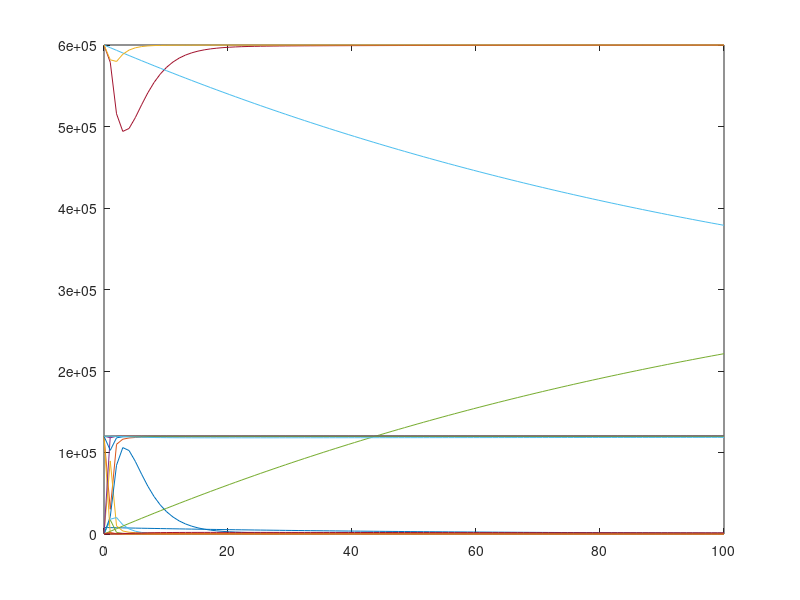

Write the MATLAB code that produced this figure.
% This file works with OCTAVE and is automatically generated with 
% the System Biology Format Converter (http://sbfc.sourceforge.net/)
% from an SBML file.
% To run this file with Matlab you must edit the comments providing
% the definition of the ode solver and the signature for the 
% xdot function.
%
% The conversion system has the following limitations:
%  - You may have to re order some reactions and Assignment Rules definition
%  - Delays are not taken into account
%  - You should change the lsode parameters (start, end, steps) to get better results
%

%
% Model name = Bianconi2012 - EGFR and IGF1R pathway in lung cancer
%
% is http://identifiers.org/biomodels.db/MODEL1209230000
% is http://identifiers.org/biomodels.db/BIOMD0000000427
% isDescribedBy http://identifiers.org/pubmed/21620944
%


function main()
%Initial conditions vector
	x0=zeros(21,1);
	x0(1) = 8000.0;
	x0(2) = 120000.0;
	x0(3) = 0.0;
	x0(4) = 120000.0;
	x0(5) = 0.0;
	x0(6) = 0.0;
	x0(7) = 600000.0;
	x0(8) = 0.0;
	x0(9) = 800.0;
	x0(10) = 120000.0;
	x0(11) = 0.0;
	x0(12) = 0.0;
	x0(13) = 600000.0;
	x0(14) = 120000.0;
	x0(15) = 120000.0;
	x0(16) = 0.0;
	x0(17) = 600000.0;
	x0(18) = 120000.0;
	x0(19) = 120000.0;
	x0(20) = 120000.0;
	x0(21) = 0.0;


% Depending on whether you are using Octave or Matlab,
% you should comment / uncomment one of the following blocks.
% This should also be done for the definition of the function f below.
% Start Matlab code
%	tspan=[0:0.01:100];
%	opts = odeset('AbsTol',1e-3);
%	[t,x]=ode23tb(@f,tspan,x0,opts);
% End Matlab code

% Start Octave code
	t=linspace(0,100,100);
	x=lsode('f',x0,t);
% End Octave code


	plot(t,x);
end



% Depending on whether you are using Octave or Matlab,
% you should comment / uncomment one of the following blocks.
% This should also be done for the definition of the function f below.
% Start Matlab code
%function xdot=f(t,x)
% End Matlab code

% Start Octave code
function xdot=f(x,t)
% End Octave code

% Compartment: id = cell_nsclc, name = cell_nsclc, constant
	compartment_cell_nsclc=1.0;
% Parameter:   id =  gamma_IGFR, name = gamma_IGFR
	global_par_gamma_IGFR=0.02;
% Parameter:   id =  kd_PI3K_a, name = kd_PI3K_a
	global_par_kd_PI3K_a=0.005;
% Parameter:   id =  k_P90Rsk_ERKActive, name = k_P90Rsk_ERKActive
	global_par_k_P90Rsk_ERKActive=0.0213697;
% Parameter:   id =  KM_P90Rsk_ERKActive, name = KM_P90Rsk_ERKActive
	global_par_KM_P90Rsk_ERKActive=763523.0;
% Parameter:   id =  gamma_EGFR, name = gamma_EGFR
	global_par_gamma_EGFR=0.02;

% Reaction: id = SOS_conformational_activation, name = SOS conformational activation	% Local Parameter:   id =  k_SOS_E, name = k_SOS_E
	reaction_SOS_conformational_activation_k_SOS_E=694.731;
	% Local Parameter:   id =  n_SOS, name = n_SOS
	reaction_SOS_conformational_activation_n_SOS=1.0;
	% Local Parameter:   id =  KM_SOS_E, name = KM_SOS_E
	reaction_SOS_conformational_activation_KM_SOS_E=6086070.0;

	reaction_SOS_conformational_activation=reaction_SOS_conformational_activation_k_SOS_E*x(1)*x(2)^reaction_SOS_conformational_activation_n_SOS/(reaction_SOS_conformational_activation_KM_SOS_E^reaction_SOS_conformational_activation_n_SOS+x(2)^reaction_SOS_conformational_activation_n_SOS);

% Reaction: id = kRas_Activation, name = kRas Activation	% Local Parameter:   id =  k_Ras_SOS, name = k_Ras_SOS
	reaction_kRas_Activation_k_Ras_SOS=32.344;
	% Local Parameter:   id =  n_Ras_SOS, name = n_Ras_SOS
	reaction_kRas_Activation_n_Ras_SOS=1.0;
	% Local Parameter:   id =  KM_Ras_SOS, name = KM_Ras_SOS
	reaction_kRas_Activation_KM_Ras_SOS=35954.3;

	reaction_kRas_Activation=x(3)*reaction_kRas_Activation_k_Ras_SOS*x(15)^reaction_kRas_Activation_n_Ras_SOS/(reaction_kRas_Activation_KM_Ras_SOS^reaction_kRas_Activation_n_Ras_SOS+x(15)^reaction_kRas_Activation_n_Ras_SOS);

% Reaction: id = EGFR_degradation, name = EGFR degradation
	reaction_EGFR_degradation=global_par_gamma_EGFR*x(1);

% Reaction: id = ERK_activationBy_Mek, name = ERK activation by Mek	% Local Parameter:   id =  k_ERK_MekActive, name = k_ERK_MekActive
	reaction_ERK_activationBy_Mek_k_ERK_MekActive=9.85367;
	% Local Parameter:   id =  KM_ERK_MekActive, name = KM_ERK_MekActive
	reaction_ERK_activationBy_Mek_KM_ERK_MekActive=1007340.0;

	reaction_ERK_activationBy_Mek=x(6)*reaction_ERK_activationBy_Mek_k_ERK_MekActive*x(7)/(reaction_ERK_activationBy_Mek_KM_ERK_MekActive+x(7));

% Reaction: id = SOS_deactivationBy_P90, name = SOS deactivation by P90	% Local Parameter:   id =  k_D_SOS_P90Rsk, name = k_D_SOS_P90Rsk
	reaction_SOS_deactivationBy_P90_k_D_SOS_P90Rsk=161197.0;
	% Local Parameter:   id =  n_D_SOS, name = n_D_SOS
	reaction_SOS_deactivationBy_P90_n_D_SOS=1.0;
	% Local Parameter:   id =  KM_D_SOS_P90Rsk, name = KM_D_SOS_P90Rsk
	reaction_SOS_deactivationBy_P90_KM_D_SOS_P90Rsk=896896.0;

	reaction_SOS_deactivationBy_P90=x(21)*reaction_SOS_deactivationBy_P90_k_D_SOS_P90Rsk*x(3)^reaction_SOS_deactivationBy_P90_n_D_SOS/(reaction_SOS_deactivationBy_P90_KM_D_SOS_P90Rsk^reaction_SOS_deactivationBy_P90_n_D_SOS+x(3)^reaction_SOS_deactivationBy_P90_n_D_SOS);

% Reaction: id = SOS_activationBy_IGF, name = SOS activation by IGF	% Local Parameter:   id =  k_A_SOS_I, name = k_A_SOS_I
	reaction_SOS_activationBy_IGF_k_A_SOS_I=500.0;
	% Local Parameter:   id =  n_A_SOS_I, name = n_A_SOS_I
	reaction_SOS_activationBy_IGF_n_A_SOS_I=1.0;
	% Local Parameter:   id =  KM_A_SOS_I, name = KM_A_SOS_I
	reaction_SOS_activationBy_IGF_KM_A_SOS_I=100000.0;

	reaction_SOS_activationBy_IGF=x(9)*reaction_SOS_activationBy_IGF_k_A_SOS_I*x(2)^reaction_SOS_activationBy_IGF_n_A_SOS_I/(reaction_SOS_activationBy_IGF_KM_A_SOS_I^reaction_SOS_activationBy_IGF_n_A_SOS_I+x(2)^reaction_SOS_activationBy_IGF_n_A_SOS_I);

% Reaction: id = PI3KCA_activationBy_IGF1R, name = PI3KCA activation by IGF1R	% Local Parameter:   id =  k_PI3K_IGF1R, name = k_PI3K_IGF1R
	reaction_PI3KCA_activationBy_IGF1R_k_PI3K_IGF1R=10.6737;
	% Local Parameter:   id =  n_PI3K_I, name = n_PI3K_I
	reaction_PI3KCA_activationBy_IGF1R_n_PI3K_I=1.0;
	% Local Parameter:   id =  KM_PI3K_IGF1R, name = KM_PI3K_IGF1R
	reaction_PI3KCA_activationBy_IGF1R_KM_PI3K_IGF1R=184912.0;

	reaction_PI3KCA_activationBy_IGF1R=x(9)*reaction_PI3KCA_activationBy_IGF1R_k_PI3K_IGF1R*x(10)^reaction_PI3KCA_activationBy_IGF1R_n_PI3K_I/(reaction_PI3KCA_activationBy_IGF1R_KM_PI3K_IGF1R^reaction_PI3KCA_activationBy_IGF1R_n_PI3K_I+x(10)^reaction_PI3KCA_activationBy_IGF1R_n_PI3K_I);

% Reaction: id = PI3KCA_activationBy_EGF, name = PI3KCA activation by EGF	% Local Parameter:   id =  k_PI3K_EGF1R, name = k_PI3K_EGF1R
	reaction_PI3KCA_activationBy_EGF_k_PI3K_EGF1R=10.6737;
	% Local Parameter:   id =  n_PI3K_E, name = n_PI3K_E
	reaction_PI3KCA_activationBy_EGF_n_PI3K_E=1.0;
	% Local Parameter:   id =  KM_PI3K_EGF1R, name = KM_PI3K_EGF1R
	reaction_PI3KCA_activationBy_EGF_KM_PI3K_EGF1R=184912.0;

	reaction_PI3KCA_activationBy_EGF=x(1)*reaction_PI3KCA_activationBy_EGF_k_PI3K_EGF1R*x(1)*x(10)^reaction_PI3KCA_activationBy_EGF_n_PI3K_E/(reaction_PI3KCA_activationBy_EGF_KM_PI3K_EGF1R^reaction_PI3KCA_activationBy_EGF_n_PI3K_E+x(10)^reaction_PI3KCA_activationBy_EGF_n_PI3K_E);

% Reaction: id = Akt_activationBy_PI3KCA, name = Akt activation by PI3KCA	% Local Parameter:   id =  k_AKT_PI3K, name = k_AKT_PI3K
	reaction_Akt_activationBy_PI3KCA_k_AKT_PI3K=0.0566279;
	% Local Parameter:   id =  n_AKT_PI3K, name = n_AKT_PI3K
	reaction_Akt_activationBy_PI3KCA_n_AKT_PI3K=1.0;
	% Local Parameter:   id =  KM_AKT_PI3K, name = KM_AKT_PI3K
	reaction_Akt_activationBy_PI3KCA_KM_AKT_PI3K=653951.0;

	reaction_Akt_activationBy_PI3KCA=x(11)*reaction_Akt_activationBy_PI3KCA_k_AKT_PI3K*x(13)^reaction_Akt_activationBy_PI3KCA_n_AKT_PI3K/(reaction_Akt_activationBy_PI3KCA_KM_AKT_PI3K^reaction_Akt_activationBy_PI3KCA_n_AKT_PI3K+x(13)^reaction_Akt_activationBy_PI3KCA_n_AKT_PI3K);

% Reaction: id = Akt_deactivation, name = Akt deactivation	% Local Parameter:   id =  kd_AKT, name = kd_AKT
	reaction_Akt_deactivation_kd_AKT=0.005;

	reaction_Akt_deactivation=reaction_Akt_deactivation_kd_AKT*x(12);

% Reaction: id = ERK_deactivationBy_PP2A, name = ERK deactivation by PP2A	% Local Parameter:   id =  k_ERKactive_PP2A, name = k_ERKactive_PP2A
	reaction_ERK_deactivationBy_PP2A_k_ERKactive_PP2A=8.8912;
	% Local Parameter:   id =  n_ERKactive_PP2A, name = n_ERKactive_PP2A
	reaction_ERK_deactivationBy_PP2A_n_ERKactive_PP2A=1.0;
	% Local Parameter:   id =  KM_ERKactive_PP2A, name = KM_ERKactive_PP2A
	reaction_ERK_deactivationBy_PP2A_KM_ERKactive_PP2A=3496490.0;

	reaction_ERK_deactivationBy_PP2A=x(14)*reaction_ERK_deactivationBy_PP2A_k_ERKactive_PP2A*x(8)^reaction_ERK_deactivationBy_PP2A_n_ERKactive_PP2A/(reaction_ERK_deactivationBy_PP2A_KM_ERKactive_PP2A^reaction_ERK_deactivationBy_PP2A_n_ERKactive_PP2A+x(8)^reaction_ERK_deactivationBy_PP2A_n_ERKactive_PP2A);

% Reaction: id = PI3KCA_activationBy_kRas, name = PI3KCA activation by kRas	% Local Parameter:   id =  k_PI3K_Ras, name = k_PI3K_Ras
	reaction_PI3KCA_activationBy_kRas_k_PI3K_Ras=0.0771067;
	% Local Parameter:   id =  n_PI3K_Ras, name = n_PI3K_Ras
	reaction_PI3KCA_activationBy_kRas_n_PI3K_Ras=1.0;
	% Local Parameter:   id =  KM_PI3K_Ras, name = KM_PI3K_Ras
	reaction_PI3KCA_activationBy_kRas_KM_PI3K_Ras=272056.0;

	reaction_PI3KCA_activationBy_kRas=x(5)*reaction_PI3KCA_activationBy_kRas_k_PI3K_Ras*x(10)^reaction_PI3KCA_activationBy_kRas_n_PI3K_Ras/(reaction_PI3KCA_activationBy_kRas_KM_PI3K_Ras^reaction_PI3KCA_activationBy_kRas_n_PI3K_Ras+x(10)^reaction_PI3KCA_activationBy_kRas_n_PI3K_Ras);

% Reaction: id = Raf_activationBy_kRas, name = Raf activation by kRas	% Local Parameter:   id =  k_Raf_RasActive, name = k_Raf_RasActive
	reaction_Raf_activationBy_kRas_k_Raf_RasActive=0.884096;
	% Local Parameter:   id =  n_Raf_RasActive, name = n_Raf_RasActive
	reaction_Raf_activationBy_kRas_n_Raf_RasActive=1.0;
	% Local Parameter:   id =  KM_Raf_RasActive, name = KM_Raf_RasActive
	reaction_Raf_activationBy_kRas_KM_Raf_RasActive=62464.6;

	reaction_Raf_activationBy_kRas=x(5)*reaction_Raf_activationBy_kRas_k_Raf_RasActive*x(4)^reaction_Raf_activationBy_kRas_n_Raf_RasActive/(reaction_Raf_activationBy_kRas_KM_Raf_RasActive+x(4)^reaction_Raf_activationBy_kRas_n_Raf_RasActive);

% Reaction: id = Mek_activationBy_Raf, name = Mek activation by Raf	% Local Parameter:   id =  k_Mek_PP2A, name = k_Mek_PP2A
	reaction_Mek_activationBy_Raf_k_Mek_PP2A=185.759;
	% Local Parameter:   id =  n_Mek_PP2A, name = n_Mek_PP2A
	reaction_Mek_activationBy_Raf_n_Mek_PP2A=1.0;
	% Local Parameter:   id =  KM_MekPP2A, name = KM_MekPP2A
	reaction_Mek_activationBy_Raf_KM_MekPP2A=4768350.0;

	reaction_Mek_activationBy_Raf=x(16)*reaction_Mek_activationBy_Raf_k_Mek_PP2A*x(17)^reaction_Mek_activationBy_Raf_n_Mek_PP2A/(reaction_Mek_activationBy_Raf_KM_MekPP2A^reaction_Mek_activationBy_Raf_n_Mek_PP2A+x(17)^reaction_Mek_activationBy_Raf_n_Mek_PP2A);

% Reaction: id = Raf_deactivationBy_Akt, name = Raf deactivation by Akt	% Local Parameter:   id =  k_Raf_AKT, name = k_Raf_AKT
	reaction_Raf_deactivationBy_Akt_k_Raf_AKT=15.1212;
	% Local Parameter:   id =  n_Raf_AKT, name = n_Raf_AKT
	reaction_Raf_deactivationBy_Akt_n_Raf_AKT=1.0;
	% Local Parameter:   id =  KM_Raf_AKT, name = KM_Raf_AKT
	reaction_Raf_deactivationBy_Akt_KM_Raf_AKT=119355.0;

	reaction_Raf_deactivationBy_Akt=x(12)*reaction_Raf_deactivationBy_Akt_k_Raf_AKT*x(16)^reaction_Raf_deactivationBy_Akt_n_Raf_AKT/(reaction_Raf_deactivationBy_Akt_KM_Raf_AKT^reaction_Raf_deactivationBy_Akt_n_Raf_AKT+x(16)^reaction_Raf_deactivationBy_Akt_n_Raf_AKT);

% Reaction: id = Ras_deactivation, name = Ras deactivation by RasGab	% Local Parameter:   id =  k_RasActiveRasGap, name = k_RasActiveRasGap
	reaction_Ras_deactivation_k_RasActiveRasGap=1509.36;
	% Local Parameter:   id =  n_RasActiveRasGap, name = n_RasActiveRasGap
	reaction_Ras_deactivation_n_RasActiveRasGap=1.0;
	% Local Parameter:   id =  KM_RasActiveRasGap, name = KM_RasActiveRasGap
	reaction_Ras_deactivation_KM_RasActiveRasGap=1432410.0;

	reaction_Ras_deactivation=x(18)*reaction_Ras_deactivation_k_RasActiveRasGap*x(5)^reaction_Ras_deactivation_n_RasActiveRasGap/(reaction_Ras_deactivation_KM_RasActiveRasGap^reaction_Ras_deactivation_n_RasActiveRasGap+x(5)^reaction_Ras_deactivation_n_RasActiveRasGap);

% Reaction: id = Mek_deactivation, name = Mek deactivation by PP2A	% Local Parameter:   id =  k_MekActivePP2A, name = k_MekActivePP2A
	reaction_Mek_deactivation_k_MekActivePP2A=2.83243;
	% Local Parameter:   id =  n_MekActivePP2A, name = n_MekActivePP2A
	reaction_Mek_deactivation_n_MekActivePP2A=1.0;
	% Local Parameter:   id =  KM_MekActivePP2A, name = KM_MekActivePP2A
	reaction_Mek_deactivation_KM_MekActivePP2A=518753.0;

	reaction_Mek_deactivation=x(14)*reaction_Mek_deactivation_k_MekActivePP2A*x(6)^reaction_Mek_deactivation_n_MekActivePP2A/(reaction_Mek_deactivation_KM_MekActivePP2A^reaction_Mek_deactivation_n_MekActivePP2A+x(6)^reaction_Mek_deactivation_n_MekActivePP2A);

% Reaction: id = IGFR_active_degradation, name = IGFR active degradation
	reaction_IGFR_active_degradation=global_par_gamma_IGFR*x(9);

% Reaction: id = PI3KCA_deactivation, name = PI3KCA deactivation
	reaction_PI3KCA_deactivation=global_par_kd_PI3K_a*x(11);

% Reaction: id = Raf_deactivation, name = Raf deactivation by RafPP	% Local Parameter:   id =  k_RasActive_RafPP, name = k_RasActive_RafPP
	reaction_Raf_deactivation_k_RasActive_RafPP=0.126329;
	% Local Parameter:   id =  n_RasActive_RafPP, name = n_RasActive_RafPP
	reaction_Raf_deactivation_n_RasActive_RafPP=1.0;
	% Local Parameter:   id =  KM_RasActive_RafPP, name = KM_RasActive_RafPP
	reaction_Raf_deactivation_KM_RasActive_RafPP=1061.71;

	reaction_Raf_deactivation=x(19)*reaction_Raf_deactivation_k_RasActive_RafPP*x(16)^reaction_Raf_deactivation_n_RasActive_RafPP/(reaction_Raf_deactivation_KM_RasActive_RafPP^reaction_Raf_deactivation_n_RasActive_RafPP+x(16)^reaction_Raf_deactivation_n_RasActive_RafPP);

% Reaction: id = P90_activationBy_ERK, name = P90 activation by ERK
	reaction_P90_activationBy_ERK=x(8)*global_par_k_P90Rsk_ERKActive*x(20)/(global_par_KM_P90Rsk_ERKActive+x(20));

% Reaction: id = P90_deactivation, name = P90 deactivation	% Local Parameter:   id =  kd_P90Rsk, name = kd_P90Rsk
	reaction_P90_deactivation_kd_P90Rsk=0.005;

	reaction_P90_deactivation=reaction_P90_deactivation_kd_P90Rsk*x(21);

	xdot=zeros(21,1);
	
% Species:   id = EGFR_active, name = EGFR_active, affected by kineticLaw
	xdot(1) = (1/(compartment_cell_nsclc))*((-1.0 * reaction_SOS_conformational_activation) + ( 1.0 * reaction_SOS_conformational_activation) + (-1.0 * reaction_EGFR_degradation) + (-1.0 * reaction_PI3KCA_activationBy_EGF) + ( 1.0 * reaction_PI3KCA_activationBy_EGF));
	
% Species:   id = D_SOS, name = D_SOS, affected by kineticLaw
	xdot(2) = (1/(compartment_cell_nsclc))*((-1.0 * reaction_SOS_conformational_activation) + ( 1.0 * reaction_SOS_deactivationBy_P90) + (-1.0 * reaction_SOS_activationBy_IGF));
	
% Species:   id = A_SOS, name = A_SOS, affected by kineticLaw
	xdot(3) = (1/(compartment_cell_nsclc))*(( 1.0 * reaction_SOS_conformational_activation) + (-1.0 * reaction_kRas_Activation) + ( 1.0 * reaction_kRas_Activation) + (-1.0 * reaction_SOS_deactivationBy_P90) + ( 1.0 * reaction_SOS_activationBy_IGF));
	
% Species:   id = Raf, name = Raf, affected by kineticLaw
	xdot(4) = (1/(compartment_cell_nsclc))*((-1.0 * reaction_Raf_activationBy_kRas) + ( 1.0 * reaction_Raf_deactivationBy_Akt) + ( 1.0 * reaction_Raf_deactivation));
	
% Species:   id = Ras_active, name = Ras_active, affected by kineticLaw
	xdot(5) = (1/(compartment_cell_nsclc))*(( 1.0 * reaction_kRas_Activation) + (-1.0 * reaction_PI3KCA_activationBy_kRas) + ( 1.0 * reaction_PI3KCA_activationBy_kRas) + (-1.0 * reaction_Raf_activationBy_kRas) + ( 1.0 * reaction_Raf_activationBy_kRas) + (-1.0 * reaction_Ras_deactivation));
	
% Species:   id = Mek_active, name = Mek_active, affected by kineticLaw
	xdot(6) = (1/(compartment_cell_nsclc))*((-1.0 * reaction_ERK_activationBy_Mek) + ( 1.0 * reaction_ERK_activationBy_Mek) + ( 1.0 * reaction_Mek_activationBy_Raf) + (-1.0 * reaction_Mek_deactivation));
	
% Species:   id = ERK, name = ERK, affected by kineticLaw
	xdot(7) = (1/(compartment_cell_nsclc))*((-1.0 * reaction_ERK_activationBy_Mek) + ( 1.0 * reaction_ERK_deactivationBy_PP2A));
	
% Species:   id = ERK_active, name = ERK_active, affected by kineticLaw
	xdot(8) = (1/(compartment_cell_nsclc))*(( 1.0 * reaction_ERK_activationBy_Mek) + (-1.0 * reaction_ERK_deactivationBy_PP2A) + (-1.0 * reaction_P90_activationBy_ERK) + ( 1.0 * reaction_P90_activationBy_ERK));
	
% Species:   id = IGFR_active, name = IGFR_active, affected by kineticLaw
	xdot(9) = (1/(compartment_cell_nsclc))*((-1.0 * reaction_SOS_activationBy_IGF) + ( 1.0 * reaction_SOS_activationBy_IGF) + (-1.0 * reaction_PI3KCA_activationBy_IGF1R) + ( 1.0 * reaction_PI3KCA_activationBy_IGF1R) + (-1.0 * reaction_IGFR_active_degradation));
	
% Species:   id = PI3KCA, name = PI3KCA, affected by kineticLaw
	xdot(10) = (1/(compartment_cell_nsclc))*((-1.0 * reaction_PI3KCA_activationBy_IGF1R) + (-1.0 * reaction_PI3KCA_activationBy_EGF) + (-1.0 * reaction_PI3KCA_activationBy_kRas) + ( 1.0 * reaction_PI3KCA_deactivation));
	
% Species:   id = PI3KCA_active, name = PI3KCA_active, affected by kineticLaw
	xdot(11) = (1/(compartment_cell_nsclc))*(( 1.0 * reaction_PI3KCA_activationBy_IGF1R) + ( 1.0 * reaction_PI3KCA_activationBy_EGF) + (-1.0 * reaction_Akt_activationBy_PI3KCA) + ( 1.0 * reaction_Akt_activationBy_PI3KCA) + ( 1.0 * reaction_PI3KCA_activationBy_kRas) + (-1.0 * reaction_PI3KCA_deactivation));
	
% Species:   id = AKT_active, name = AKT_active, affected by kineticLaw
	xdot(12) = (1/(compartment_cell_nsclc))*(( 1.0 * reaction_Akt_activationBy_PI3KCA) + (-1.0 * reaction_Akt_deactivation) + (-1.0 * reaction_Raf_deactivationBy_Akt) + ( 1.0 * reaction_Raf_deactivationBy_Akt));
	
% Species:   id = AKT, name = AKT, affected by kineticLaw
	xdot(13) = (1/(compartment_cell_nsclc))*((-1.0 * reaction_Akt_activationBy_PI3KCA) + ( 1.0 * reaction_Akt_deactivation));
	
% Species:   id = PP2A, name = PP2A, affected by kineticLaw
	xdot(14) = (1/(compartment_cell_nsclc))*((-1.0 * reaction_ERK_deactivationBy_PP2A) + ( 1.0 * reaction_ERK_deactivationBy_PP2A) + (-1.0 * reaction_Mek_deactivation) + ( 1.0 * reaction_Mek_deactivation));
	
% Species:   id = Ras, name = Ras, affected by kineticLaw
	xdot(15) = (1/(compartment_cell_nsclc))*((-1.0 * reaction_kRas_Activation) + ( 1.0 * reaction_Ras_deactivation));
	
% Species:   id = Raf_active, name = Raf_active, affected by kineticLaw
	xdot(16) = (1/(compartment_cell_nsclc))*(( 1.0 * reaction_Raf_activationBy_kRas) + (-1.0 * reaction_Mek_activationBy_Raf) + ( 1.0 * reaction_Mek_activationBy_Raf) + (-1.0 * reaction_Raf_deactivationBy_Akt) + (-1.0 * reaction_Raf_deactivation));
	
% Species:   id = Mek, name = Mek, affected by kineticLaw
	xdot(17) = (1/(compartment_cell_nsclc))*((-1.0 * reaction_Mek_activationBy_Raf) + ( 1.0 * reaction_Mek_deactivation));
	
% Species:   id = RasGapActive, name = RasGapActive, affected by kineticLaw
	xdot(18) = (1/(compartment_cell_nsclc))*((-1.0 * reaction_Ras_deactivation) + ( 1.0 * reaction_Ras_deactivation));
	
% Species:   id = RafPP, name = RafPP, affected by kineticLaw
	xdot(19) = (1/(compartment_cell_nsclc))*((-1.0 * reaction_Raf_deactivation) + ( 1.0 * reaction_Raf_deactivation));
	
% Species:   id = P90RskInactive, name = P90RskInactive, affected by kineticLaw
	xdot(20) = (1/(compartment_cell_nsclc))*((-1.0 * reaction_P90_activationBy_ERK) + ( 1.0 * reaction_P90_deactivation));
	
% Species:   id = P90Rsk_Active, name = P90Rsk_Active, affected by kineticLaw
	xdot(21) = (1/(compartment_cell_nsclc))*((-1.0 * reaction_SOS_deactivationBy_P90) + ( 1.0 * reaction_SOS_deactivationBy_P90) + ( 1.0 * reaction_P90_activationBy_ERK) + (-1.0 * reaction_P90_deactivation));
end

% adding few functions representing operators used in SBML but not present directly 
% in either matlab or octave. 
function z=pow(x,y),z=x^y;end
function z=root(x,y),z=y^(1/x);end
function z = piecewise(varargin)
	numArgs = nargin;
	result = 0;
	foundResult = 0;
	for k=1:2: numArgs-1
		if varargin{k+1} == 1
			result = varargin{k};
			foundResult = 1;
			break;
		end
	end
	if foundResult == 0
		result = varargin{numArgs};
	end
	z = result;
end


